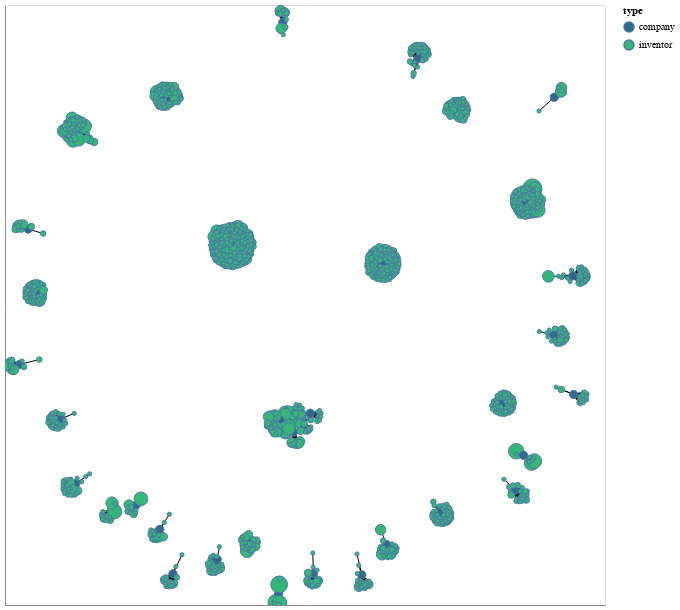

The cell this chart's notebook holds for it:
### Code cell
#draw networkx altair chart with "Erfinder" in tooltips
alt.data_transformers.disable_max_rows()
chart = nxa.draw_networkx(
    inventor_graph,
    node_color= 'type',
    cmap='viridis',
    edge_color='black',
    node_size='inventions',
    node_tooltip = ['inventor', 'company', 'inventions']
).properties(
    width=600,
    height=600
).interactive()
chart

### Figure 1 — Vega-Lite specification as saved in the notebook (floating-point values rounded to 4 significant figures; data arrays with more than 128 entries replaced by an {"elided": "..."} marker saying what was removed)
{"config": {"view": {"continuousWidth": 400, "continuousHeight": 300}}, "layer": [{"data": {"name": "data-6e8863ebaa8180c373f0a4af435c63fc"}, "mark": {"type": "line", "color": "black", "opacity": 1, "strokeWidth": 1}, "encoding": {"detail": {"type": "quantitative", "field": "edge"}, "x": {"type": "quantitative", "axis": {"grid": false, "labels": false, "ticks": false, "title": ""}, "field": "x"}, "y": {"type": "quantitative", "axis": {"grid": false, "labels": false, "ticks": false, "title": ""}, "field": "y"}}, "selection": {"selector001": {"type": "interval", "bind": "scales", "encodings": ["x", "y"]}}}, {"data": {"name": "data-b6f0c68d13a11db48b5ab327c1b1b579"}, "mark": {"type": "point", "opacity": 1, "strokeWidth": 1.0}, "encoding": {"fill": {"type": "nominal", "field": "type", "scale": {"scheme": "viridis"}}, "size": {"type": "quantitative", "field": "inventions", "legend": null}, "tooltip": [{"type": "nominal", "field": "inventor"}, {"type": "nominal", "field": "company"}, {"type": "quantitative", "field": "inventions"}], "x": {"type": "quantitative", "axis": {"grid": false, "labels": false, "ticks": false}, "field": "x"}, "y": {"type": "quantitative", "axis": {"grid": false, "labels": false, "ticks": false}, "field": "y"}}}], "height": 600, "width": 600, "$schema": "https://vega.github.io/schema/vega-lite/v4.8.1.json", "datasets": {"data-6e8863ebaa8180c373f0a4af435c63fc": {"elided": "3430 records"}, "data-b6f0c68d13a11db48b5ab327c1b1b579": {"elided": "1709 records"}}}
